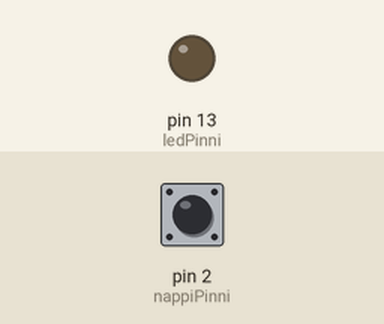
Recording of a sketch running on a simulated Arduino Uno, built with avr-gcc and run on an emulated ATmega328P. On the bench: output pins drawn as LEDs (lit = HIGH). The test bench sets the inputs (shaded band); at power-on: pin 2 (nappiPinni) LOW.

Above: at 1.2 s.
1.3 s: pin 2 (nappiPinni) pulsed HIGH 5 times (0.12 s each, 0.3 s apart)
At 3.2 s:
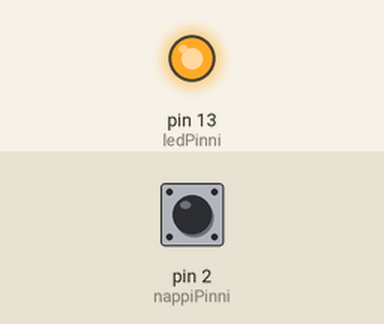
Timing chart, 0 to 4.7 s (numbered marks = the images above; inputs shaded):
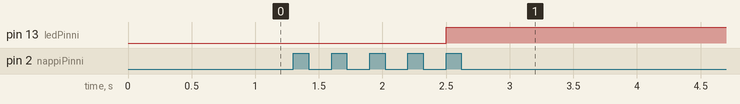

Measured:
- after the input at 1.3 s, pin 13 (ledPinni): LOW → HIGH after 1.2 s

The sketch:

NappiLaskenta.ino
```cpp
// vakioita ei muuteta. Niitä käytetään määrittämään pinnien numerot:
const int nappiPinni = 2;     // painonapin pinnin numero
const int ledPinni = 13;      // LEDin pinnin numero
int ledTila = LOW;            // ledTila kertoo, onko LED päällä vai ei
long edellinenMillis = 0;     // tallentaa viimeisimmän ajan, jolloin LED päivitettiin

// seuraavat muuttujat ovat long-tyyppisiä, koska aika millisekunteina
// kasvaa nopeasti suuremmaksi kuin mitä int voi tallentaa
long aikavali = 1000;

int napinTila = 0;            // muuttuja painonapin tilan lukemiseen
int laskuri = 0;
int edellinenNapinTila = 0;

void setup() {
  // alustetaan LED-pinni ulostuloksi:
  pinMode(ledPinni, OUTPUT);
  // alustetaan painonappi syötteeksi:
  pinMode(nappiPinni, INPUT);

}

void loop() {
  unsigned long nykyinenMillis = millis();
  // luetaan painonapin tila:
  napinTila = digitalRead(nappiPinni);

  // jos napin tila on muuttunut edellisestä
  if (napinTila != edellinenNapinTila) {
    if (napinTila == HIGH) {
      laskuri++;
      if (laskuri == 10) // nollataan laskuri 10 painalluksen jälkeen
        laskuri = 0;
    }
  }

  // jos painalluksia on vähintään 5, vilkutetaan LEDiä
  if (laskuri >= 5) {
   digitalWrite(ledPinni, HIGH);

  } else {
    // jos painalluksia on alle 5, LED on pois päältä
    digitalWrite(ledPinni, LOW);
  }

  edellinenNapinTila = napinTila;

}
```
